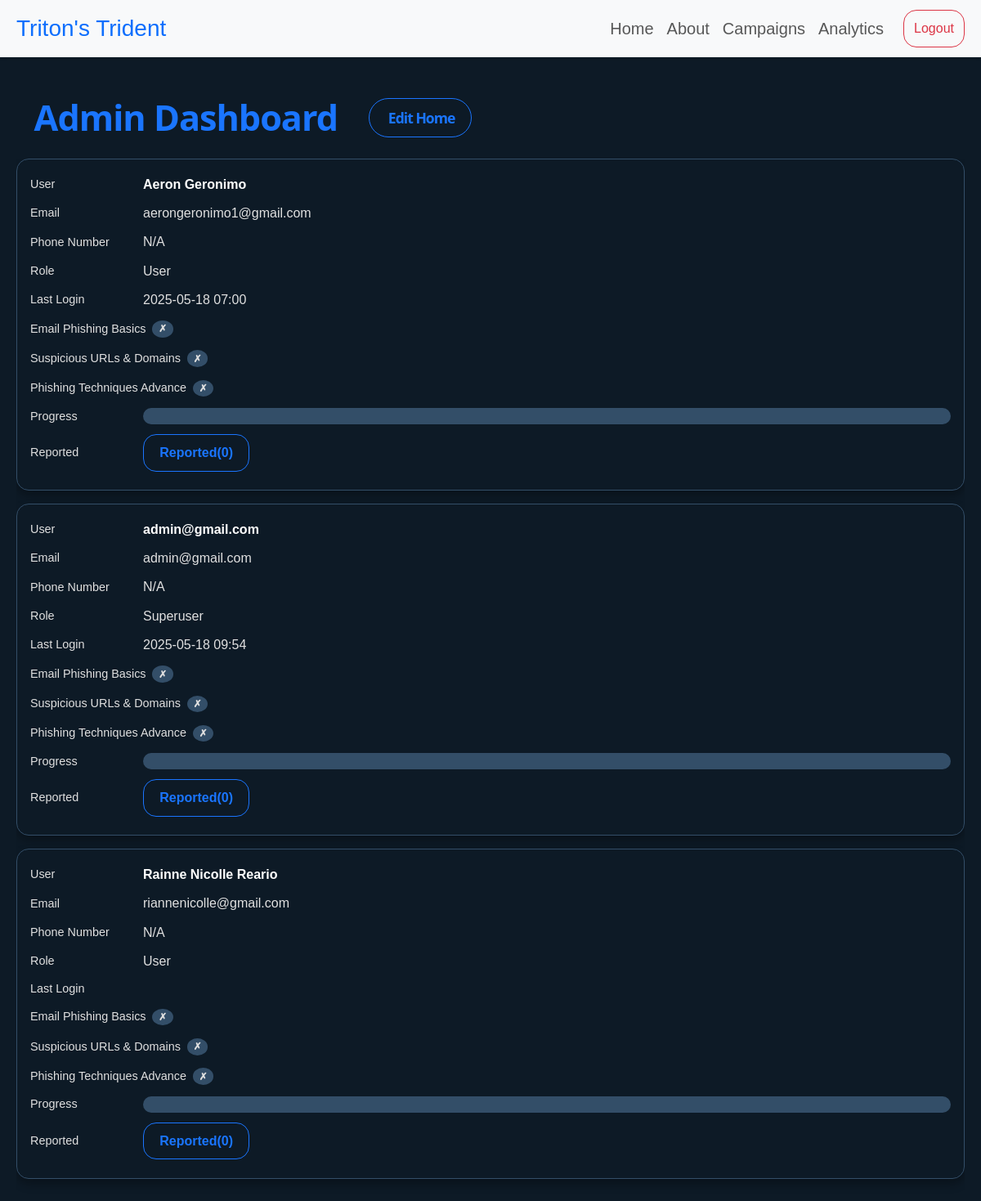
Page /admin-dashboard/ (signed in) on the committed database.
### authentication/models.py (models this page shows, shortened)
class CustomUser(AbstractBaseUser, PermissionsMixin):
    first_name = models.CharField(max_length=50,blank=True)
    last_name = models.CharField(max_length=30,blank=True)
    email = models.EmailField(unique=True)
    phone_number = models.CharField(unique=True,max_length=20, blank=True, null=True, help_text="Phone number must start with 63 followed by 10 digits (e.g., 639123456789)")
    is_active = models.BooleanField(default=True)
    is_staff = models.BooleanField(default=False)
    is_superuser = models.BooleanField(default=False)
    objects = CustomUserManager()
    USERNAME_FIELD = 'email'
    REQUIRED_FIELDS = []

### authentication/views.py (the view)
# urls.py: path('admin-dashboard/', admin_dashboard, name='admin_dashboard'),
@staff_member_required
def admin_dashboard(request):
    users = CustomUser.objects.all()
    lessons = ['email_phishing_basics', 'suspicious_urls_domains', 'phishing_techniques_advance']
    user_progress = []
    for user in users:
        progress = {lesson: LessonProgress.objects.filter(user=user, lesson=lesson, completed=True).exists() for lesson in lessons}
        completed_count = sum(progress.values())
        total_lessons = len(progress)
        percent_complete = int((completed_count / total_lessons) * 100) if total_lessons else 0
        reported_emails = ReportedEmail.objects.filter(reported_by=user).order_by('-reported_at')
        from .models import ReportedSMS
        reported_sms = ReportedSMS.objects.filter(reported_by=user).order_by('-reported_at')
        reported_count = reported_emails.count() + reported_sms.count()
        user_progress.append({
            'user': user,
            'phone_number': user.phone_number,  # Add phone number to context
            'progress': progress,
            'percent_complete': percent_complete,
            'reported_count': reported_count,
            'reported_emails': reported_emails,
            'reported_sms': reported_sms
        })
    return render(request, 'authentication/admin_dashboard.html', {'user_progress': user_progress, 'lessons': lessons})

### authentication/context_processors.py (called while the page is built)
def assessment_status(request):
    if request.user.is_authenticated:
        lessons = ['email_phishing_basics', 'suspicious_urls_domains', 'phishing_techniques_advance']
        completed = all(
            LessonProgress.objects.filter(user=request.user, lesson=lesson, completed=True).exists()
            for lesson in lessons
        )
        return {'assessment_complete': completed}
    return {'assessment_complete': False}

### authentication/templates/authentication/admin_dashboard.html (shortened to what this page needs)
{% extends 'base.html' %}
{% block content %}
<div class="container py-5">
    <h1 class="text-primary mb-4">
        Admin Dashboard
        <a href="{% url 'admin_home' %}" class="btn btn-outline-primary ms-3 d-flex align-items-center" style="font-size: 1.1rem;">
             Edit Home
        </a>
    </h1>
    <div class="table-responsive-custom">
        {% for entry in user_progress %}
        <div class="admin-card-row">
            <div class="admin-card-col">
                <span class="admin-card-label">User</span>
                <span class="fw-bold">{% if entry.user.first_name or entry.user.last_name %}{{ entry.user.first_name }} {{ entry.user.last_name }}{% else %}{{ entry.user.email }}{% endif %}</span>
            </div>
            <div class="admin-card-col">
                <span class="admin-card-label">Email</span>
                <span>{{ entry.user.email }}</span>
            </div>
            <div class="admin-card-col">
                <span class="admin-card-label">Phone Number</span>
                <span>{{ entry.user.phone_number|default:'N/A' }}</span>
            </div>
            <div class="admin-card-col">
                <span class="admin-card-label">Role</span>
                <span>{% if entry.user.is_superuser %}Superuser{% elif entry.user.is_staff %}Staff{% else %}User{% endif %}</span>
            </div>
            <div class="admin-card-col">
                <span class="admin-card-label">Last Login</span>
                <span>{{ entry.user.last_login|date:'Y-m-d H:i' }}</span>
            </div>
            <div class="admin-card-col">
                <span class="admin-card-label">Email Phishing Basics</span>
                <span class="admin-card-badge">{% if entry.progress.email_phishing_basics %}<span class="badge bg-success">✔</span>{% else %}<span class="badge bg-secondary">✗</span>{% endif %}</span>
            </div>
            <div class="admin-card-col">
                <span class="admin-card-label">Suspicious URLs & Domains</span>
                <span class="admin-card-badge">{% if entry.progress.suspicious_urls_domains %}<span class="badge bg-success">✔</span>{% else %}<span class="badge bg-secondary">✗</span>{% endif %}</span>
            </div>
            <div class="admin-card-col">
                <span class="admin-card-label">Phishing Techniques Advance</span>
                <span class="admin-card-badge">{% if entry.progress.phishing_techniques_advance %}<span class="badge bg-success">✔</span>{% else %}<span class="badge bg-secondary">✗</span>{% endif %}</span>
            </div>
            <div class="admin-card-col">
                <span class="admin-card-label">Progress</span>
                <div class="progress" style="height: 20px;">
                </div>
            </div>
            <div class="admin-card-col">
                <span class="admin-card-label">Reported</span>
                <button type="button" class="btn btn-outline-primary rounded-4 text-nowrap" data-bs-toggle="modal" data-bs-target="#reportedModal{{ entry.user.id }}">
                    Reported({{ entry.reported_emails.count|add:entry.reported_sms.count }})
                </button>
            </div>
        </div>
        {% endfor %}
    </div>
</div>
{% endblock %}

### templates/base.html (shortened to what this page needs)
{% load static %}
<!DOCTYPE html>
<html lang="en">
<head>
    <link rel="stylesheet" href="{% static 'css/bootstrap.css' %}">
</head>
<body>
    <nav style="z-index: 999;" class="navbar navbar-expand-lg px-2 bg-body-tertiary position-sticky top-0 shadow-sm">
        <div class="container-fluid">
          <a class="navbar-brand font-weight-bold fs-3 text-primary" href="#">Triton's Trident</a>
          <div class="offcanvas offcanvas-end" tabindex="-1" id="offcanvasNavbar" aria-labelledby="offcanvasNavbarLabel">
            <div class="offcanvas-body">
              <ul class="navbar-nav justify-content-end flex-grow-1 pe-3 py-1">
                {% if user.is_authenticated %}
                <li class="nav-item">
                  <a class="nav-link fs-5" aria-current="page" href="{% url 'dashboard' %}">Home</a>
                </li>
                {% else %}
                <li class="nav-item">
                  <a class="nav-link fs-5" aria-current="page" href="{% url 'home' %}">Home</a>
                </li>
                {% endif %}
                <li class="nav-item">
                  <a class="nav-link fs-5" href="{% url 'about' %}">About</a>
                </li>
                {% if user.is_superuser%}
                <li class="nav-item">
                  <a class="nav-link fs-5" href="{% url 'services' %}">Campaigns</a>
                </li>
                {% endif %}
                {% if user.is_superuser %}
                  <li class="nav-item">
                    <a class="nav-link fs-5" href="{% url 'analytics' %}">Analytics</a>
                  </li>
                {% elif user.is_authenticated %}
                  <li class="nav-item">
                    <a class="nav-link fs-5" href="{% url 'assessment' %}">Assessment</a>
                  </li>
                {% else %}
                  <li class="nav-item">
                    <a class="nav-link fs-5" href="{% url 'login' %}">Assessment</a>
                  </li>
                {% endif %}
              </ul>
                {% if user.is_authenticated %}
                <a class="d-flex nav-link" href="{% url 'logout' %}">
                  <button class="btn btn-outline-danger my-1 font-weight-bold rounded-4" type="submit">Logout</button>
                </a>
                {% else %}
                <a class="d-flex nav-link" href="{% url 'login' %}">
                  <button class="btn btn-outline-primary my-1 font-weight-bold rounded-4" type="submit">Login</button>
                </a>
                {% endif %}
          </div>
        </div>
      </nav>
    {% block content %}
    {% endblock %}
</body>
</html>

### authentication/templates/authentication/admin_dashboard.html (style rules this page uses)
body { background-color: #0d1a26; color: #e0e0e0; font-family: 'Arial', sans-serif; overflow-x: hidden; }
.container { padding-left: 60px; padding-right: 60px; padding-top: 60px; padding-bottom: 60px; max-width: none; display: flex; flex-direction: column; align-items: center; }
h1.text-primary { font-family: 'Segoe UI', 'Arial', sans-serif !important; font-weight: 800; font-size: 2.7rem; letter-spacing: -1px; color: #1a75ff !important; display: flex; align-items: center; gap: 0.5em; margin-bottom: 2rem; width: 100%; text-align: center; }
.table-responsive-custom { overflow-x: auto; -webkit-overflow-scrolling: touch; padding-bottom: 1rem; width: 100%; max-width: 1600px; margin: 0 auto; }
.admin-dashboard-header, .admin-card-row { display: grid; grid-template-columns: 1.2fr 2fr 1.5fr 1fr 1.5fr repeat(3, 0.8fr) 1.2fr 1.2fr; gap: 1rem; padding: 1rem 1.5rem; box-sizing: border-box; min-width: 1200px; }
.admin-card-row { background: #0d1a26; color: #e0e0e0; border-radius: 15px; box-shadow: 0 6px 12px rgba(0, 0, 0, 0.3); border: 1px solid #334e68; margin-bottom: 0.8rem; transition: transform 0.2s ease-in-out; align-items: center; }
.admin-card-col { min-width: 0; display: flex; flex-direction: column; align-items: flex-start; word-break: break-word; overflow-wrap: break-word; white-space: normal; height: 100%; justify-content: center; }
.admin-card-col:nth-child(6), .admin-card-col:nth-child(7), .admin-card-col:nth-child(8) { flex-direction: row; justify-content: center; align-items: center; }
.admin-card-col:nth-child(9), .admin-card-col:nth-child(10) { flex-direction: row; justify-content: center; align-items: center; }
.admin-card-label { display: none; color: #b0b0b0; font-size: 0.95em; font-weight: normal; }
.admin-card-col span { color: #e0e0e0; }
.admin-card-col .fw-bold { color: #fff; }
.progress { background-color: #334e68; border-radius: 10px; width: 100%; max-width: 100px; }
.admin-card-badge { font-size: 1.4em; line-height: 1; display: flex; align-items: center; justify-content: center; width: 30px; height: 30px; padding: 0; }
.badge.bg-secondary { background-color: #334e68 !important; color: #e0e0e0; border-radius: 50%; }
.btn-outline-primary { color: #1a75ff; border-color: #1a75ff; border-radius: 35px; font-weight: bold; transition: background-color 0.3s ease, color 0.3s ease; padding: 0.6rem 1.2rem; white-space: nowrap; min-width: 120px; }
@media (max-width: 1400px) { .container { padding-left: 20px; padding-right: 20px; padding-top: 20px; padding-bottom: 20px; } }
@media (max-width: 1400px) { .table-responsive-custom { overflow-x: auto; max-width: 100%; margin: 0; } }
@media (max-width: 1400px) { .admin-card-row { display: flex !important; flex-direction: column !important; align-items: flex-start !important; padding: 1.2rem 1rem !important; gap: 0.5rem !important; margin-bottom: 1rem; min-width: unset; } }
@media (max-width: 1400px) { .admin-card-col { width: 100% !important; margin-bottom: 0.2rem !important; display: flex !important; flex-direction: row !important; align-items: center !important; gap: 0.5rem !important; justify-content: flex-start !important; height: auto !important; } }
@media (max-width: 1400px) { .admin-card-col:nth-child(6), .admin-card-col:nth-child(7), .admin-card-col:nth-child(8), .admin-card-col:nth-child(9), .admin-card-col:nth-child(10) { justify-content: flex-start !important; } }
@media (max-width: 1400px) { .admin-card-label { display: inline-block !important; min-width: 130px; color: #b0b0b0; font-size: 0.9em; font-weight: normal; flex-shrink: 0; } }
@media (max-width: 1400px) { .admin-card-badge { margin-left: 0; font-size: 1em; width: 25px; height: 25px; } }
@media (max-width: 1400px) { .admin-card-col .progress { width: auto; flex-grow: 1; max-width: none; } }

### rows in the picture
CustomUser: user.first_name "Aeron", user.last_name "Geronimo", user.email "aerongeronimo1@gmail.com", user.phone_number "N/A", is_superuser "User", user.last_login "2025-05-18 07:00", reported_emails.count|add "0"
CustomUser: user.email "admin@gmail.com", user.phone_number "N/A", is_superuser "Superuser", user.last_login "2025-05-18 09:54", reported_emails.count|add "0"
CustomUser: user.first_name "Rainne Nicolle", user.last_name "Reario", user.email "riannenicolle@gmail.com", user.phone_number "N/A", is_superuser "User", reported_emails.count|add "0"
